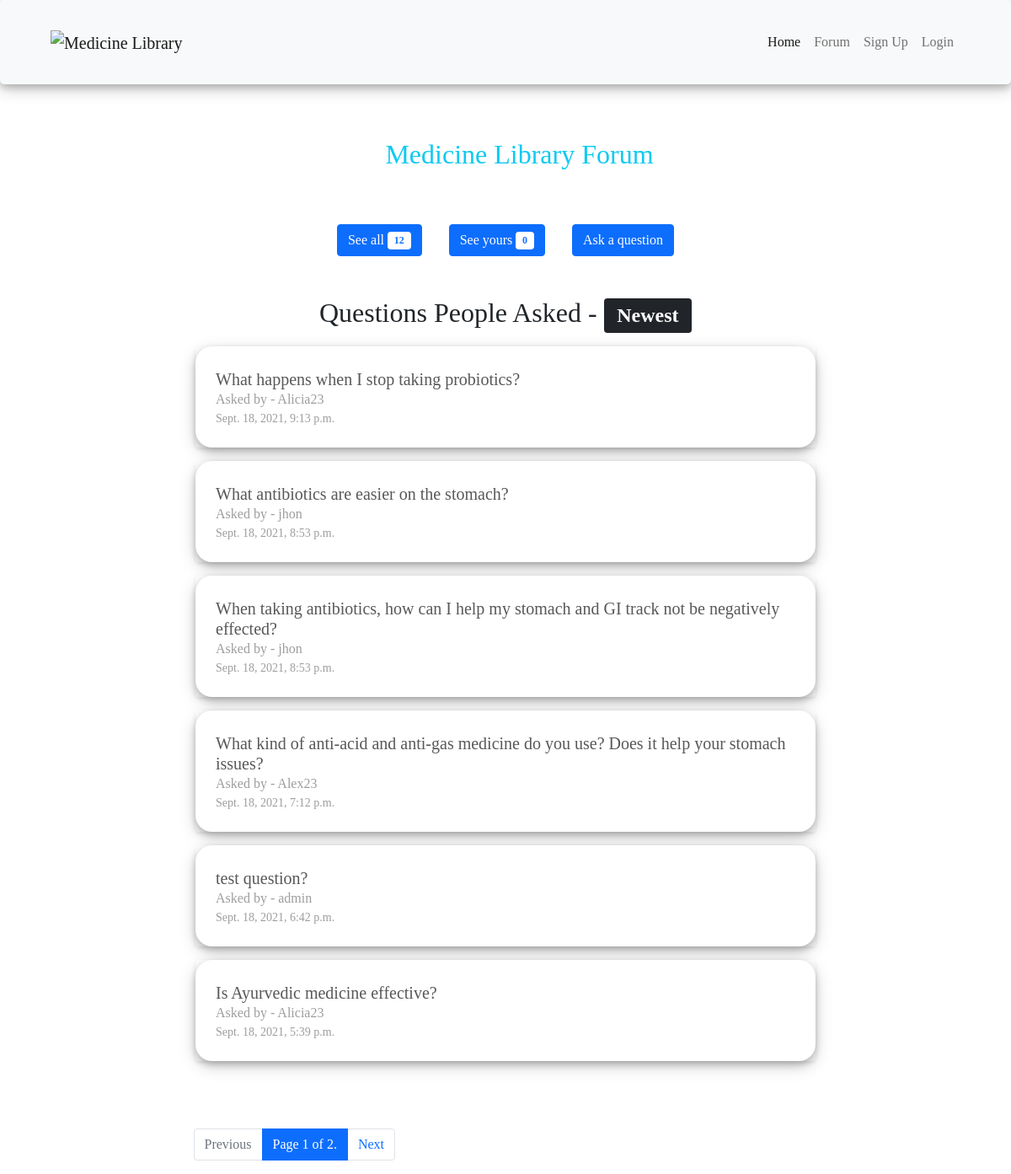
/forum, run on an earlier commit of the app's database.
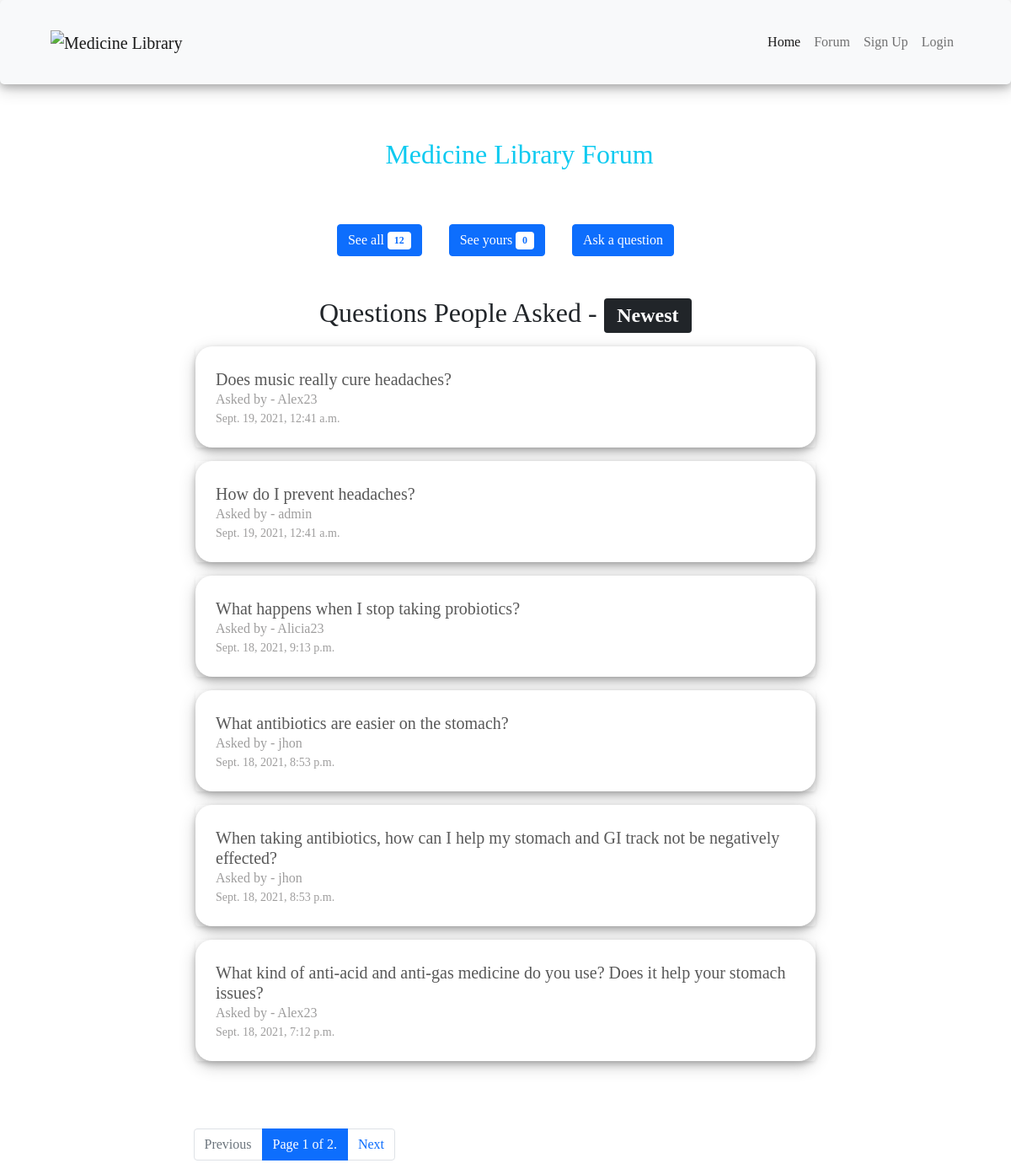
And on a later commit of the database.
### App/models.py (models this page shows, shortened)
class Question(models.Model):
    question = models.CharField(max_length=500)
    user = models.ForeignKey(User,on_delete=models.CASCADE)
    date_added = models.DateTimeField(default=timezone.localtime(timezone.now()), blank=True)

### App/views.py (the view)
# urls.py: path('forum',forumView,name='forumView'),
def forumView(request):
    which_ques = request.GET.get('questions')
    if request.user.is_authenticated:
        my_questions = Question.objects.filter(user=request.user).order_by('-date_added')
    else:
        my_questions = Question.objects.filter(question='this wil return 0')
    questions = Question.objects.all().order_by('-date_added')
    if which_ques=='my':
        paginator = Paginator(my_questions,6)
        title = 'Questions You Have Asked'
    else:
        paginator = Paginator(questions,6)
        title = 'Questions People Asked'
    page_number = request.GET.get('page')
    page_obj = paginator.get_page(page_number)
    context = {
        'page_obj': page_obj,
        'total_ques':len(questions),
        'total_my_ques':len(my_questions),
        'title':title
    }
    return render(request,'forum.html',context)

### App/Templates/forum.html (shortened to what this page needs)
{% extends 'navbar.html' %}
{% load static %}
{% load crispy_forms_tags %}
{% block css %}
<link rel="stylesheet" href="{% static 'css/style.css' %}" />
{% endblock css %}
{% block body %}
<div class="container">
    <h2 class='text-secondary p-3 text-info text-center my-5'> <i class='fas fa-smile '></i> Medicine Library Forum</h2>
    <div class='forum_nav d-flex justify-content-center'>
    <form action="{{forumView}}">
      <button type='submit' class='text-decoration-none btn btn-primary mx-3'>See all <span class="badge text-primary bg-white">{{total_ques}}</span>
      </button>
     </form>
     <form action="{{forumView}}">
      <button class='text-decoration-none btn btn-primary mx-3 ' >See yours <span class="badge text-primary bg-white">{{total_my_ques}}</span>
          <span class="sr-only">unread messages</span></button>
       </form>
      <a class='text-decoration-none btn btn-primary mx-3 ' href="{% url 'askView' %}">Ask a question</a>
    </div>
  <div class="row pb-5 mb-4">
<h2 class='mt-5 text-center'>{{title}} - <span class="badge bg-dark">Newest</span></h2>
    {% for ques in page_obj %}
    <div class="col-lg-8 offset-lg-2 col-md-8 offset-md-2 col-sm-10 offset-sm-1 my-2">
      <a class='text-decoration-none' href="{% url 'ques_detailsView' ques.id %}">
      <div class="card rounded shadow-sm border-0">
        <div class="card-body p-lg-4 p-sm-1 box_shadow">
          <h5 class="">{{ques.question}}</h5>
          <p>Asked by - {{ques.user}}</p>
          <p class='small'>{{ques.date_added}}</p>
        </div>
      </div>
      </a>
    </div>
    {% endfor %}
  </div>
<div class='w-75  m-auto '>
  <ul class="pagination ms-lg-5">
    {% if page_obj.has_previous %}
    <li class="page-item">
        <a class="page-link" href="?page={{ page_obj.previous_page_number }}">Previous</a>
    </li>
    {% else %}
    <li class="page-item disabled">
        <a class="page-link" href="?page=1">Previous</a>
    </li>
    {% endif %}
    <li class="page-item active">
      <span class="page-link">
        Page {{ page_obj.number }} of {{ page_obj.paginator.num_pages }}.
      </span>
      {% if page_obj.has_next %}
      <li class="page-item">
        <a class="page-link" href="?page={{ page_obj.next_page_number }}">Next</a>
    </li>
    {% else %}
      <li class="page-item">
    <a class="page-link">Next</a>
      {% endif %}
    </li>
  </ul>
</div>
</div>
{% endblock %}

What changed in the data, as far as the page shows it:
removed Question: question "test question?", user "admin", date_added "Sept. 18, 2021, 6:42 p.m."
no longer on this page (row unchanged): Question: question "Is Ayurvedic medicine effective?", user "Alicia23", date_added "Sept. 18, 2021, 5:39 p.m."
added Question: question "Does music really cure headaches?", user "Alex23", date_added "Sept. 19, 2021, 12:41 a.m."
added Question: question "How do I prevent headaches?", user "admin", date_added "Sept. 19, 2021, 12:41 a.m."
